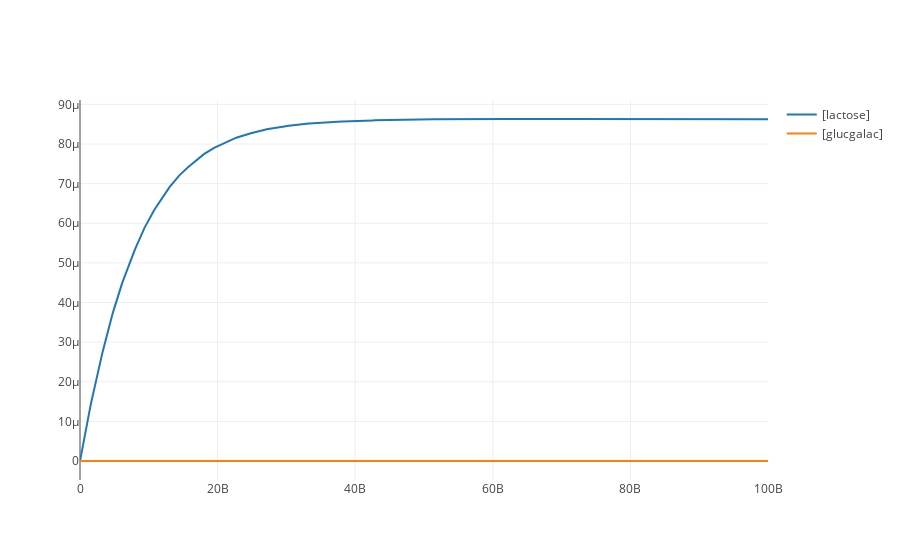

The notebook cell saved with this chart:
### Code cell
LacPath.reset()
LacPath.simulate(0., 10e10, 1000) #'S1','J1'
LacPath.plot()

LacPath.steadyStateSelections = ['[lactose]',"J34"]
values = LacPath.getSteadyStateValues()
selections = LacPath.steadyStateSelections
print(values)
print(selections)

### Figure 1 — Plotly figure (JSON) as saved in the notebook; plotly's stock layout.template omitted (floating-point values rounded to 4 significant figures; data arrays with more than 128 entries replaced by an {"elided": "..."} marker saying what was removed)
{"data": [{"type": "scatter", "x": {"elided": "1000 float values"}, "y": {"elided": "1000 float values"}, "name": "[lactose]", "opacity": 1, "mode": "lines"}, {"type": "scatter", "x": {"elided": "1000 float values"}, "y": {"elided": "1000 int values"}, "name": "[glucgalac]", "opacity": 1, "mode": "lines"}], "layout": {}}
